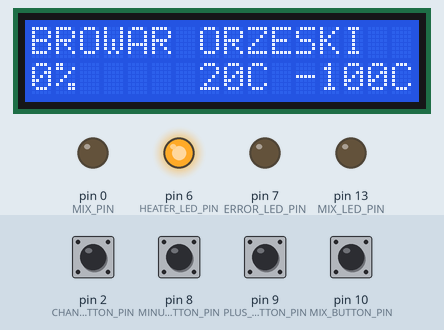
The sketch below on a simulated Arduino Uno, built with avr-gcc and run on an emulated ATmega328P. On the bench: 16×2 character LCD, output pins drawn as LEDs (lit = HIGH). Dashed ring = blinking. Inputs (shaded band) come from the test bench; at power-on: pin 2 (CHANGE_BUTTON_PIN), pin 8 (MINUS_BUTTON_PIN), pin 9 (PLUS_BUTTON_PIN), pin 10 (MIX_BUTTON_PIN) HIGH.

Above: at 1.2 s.
1.3 s: pin 10 (MIX_BUTTON_PIN) pulled LOW for 1 s
At 1.6 s:
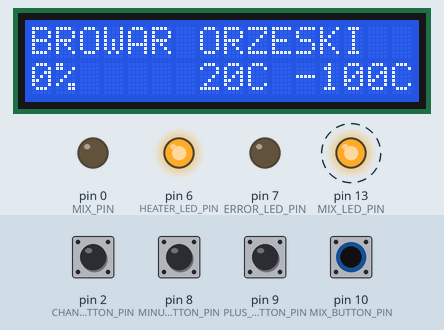
3.8 s: pin 8 (MINUS_BUTTON_PIN) pulled LOW for 1 s
At 5.9 s:
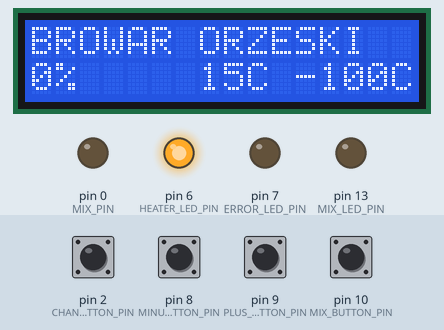
6.3 s: pin 8 (MINUS_BUTTON_PIN) pulled LOW for 0.25 s
At 7.4 s:
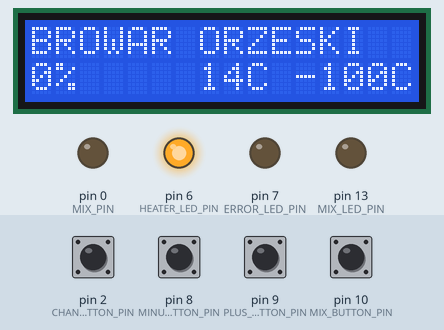
8.0 s: pin 10 (MIX_BUTTON_PIN) pulled LOW for 0.25 s
At 8.9 s:
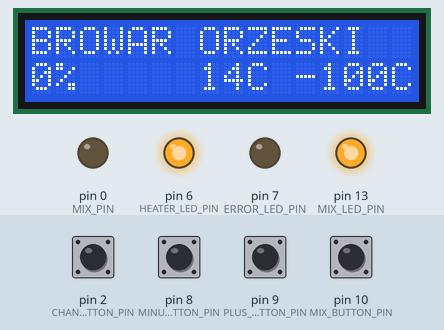
9.7 s: pin 9 (PLUS_BUTTON_PIN) pulled LOW for 0.25 s
At 10.7 s:
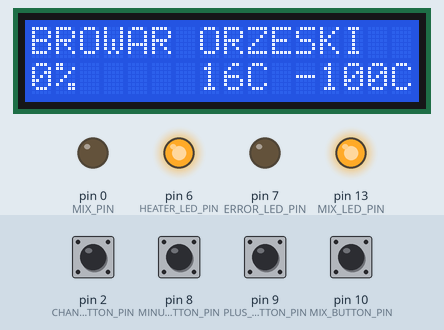
11.4 s: pin 9 (PLUS_BUTTON_PIN) pulled LOW for 1 s
At 13.5 s:
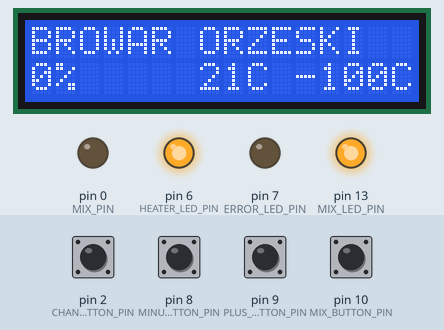
Timing chart, 0 to 14.9 s (numbered marks = the images above; inputs shaded):
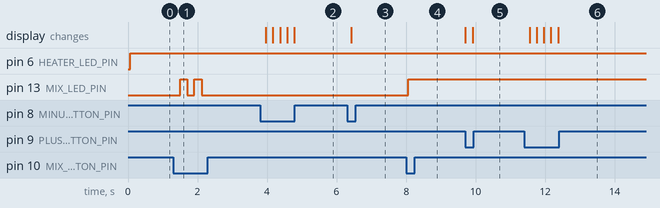

The sketch:

Browar.ino
```cpp
#include <OneWire.h>
#include <DS18B20.h>
#include <LiquidCrystal.h>

//LED
#define HEATER_LED_PIN 6
#define MIX_LED_PIN 13
#define ERROR_LED_PIN 7

//BUTTONS
#define PLUS_BUTTON_PIN 9
#define MINUS_BUTTON_PIN 8
#define MIX_BUTTON_PIN 10
#define CHANGE_BUTTON_PIN 2

//TEMP SENSOR
#define ONEWIRE_PIN 1

//MIXER
#define MIX_PIN 0

//HEATERS
#define HEATER1_PIN 3
#define HEATER2_PIN 4

#define INVALID_TEMPERATURE -100
#define ROUNDF(f, c) (((float)((int)((f) * (c))) / (c)))

#define LOOP_DELAY 200
#define HISTERESIS 0.5f

byte temperatureSensorAddress[8] = { 0x28, 0xFF, 0x32, 0x8f, 0xC0, 0x16, 0x4, 0x78 };
byte temperatureCounter = 0;
float lastTemperature = INVALID_TEMPERATURE;
bool isTemperatureSet = true;
unsigned char requiredTemperature = 20;
bool mixingEnabled = false;
unsigned char mixerSpeed = 0;

OneWire oneWire(ONEWIRE_PIN);
DS18B20 sensors(&oneWire);
LiquidCrystal lcd(A0, A1, A2, A3, A4, A5);

void printTemperature(float temperature) {

	lcd.setCursor(0, 0); //Ustawienie kursora w odpowiednim momencie
	lcd.print("BROWAR ORZESKI");

	lcd.setCursor(11, 1);
	float roundedTemp = ROUNDF(temperature, 10);
	lcd.print(roundedTemp);
	lcd.setCursor(15, 1);
	lcd.print("C");

	lcd.setCursor(7, 1);
	lcd.print(requiredTemperature);
	lcd.print("C");

	lcd.setCursor(0, 1);
	lcd.print(mixerSpeed);
	lcd.print("%");
}

float getCurrentTemperature() {
	if (temperatureCounter > 5 && sensors.available())
	{
		float temperature = sensors.readTemperature(temperatureSensorAddress);
		sensors.request(temperatureSensorAddress);
		temperatureCounter = 0;
		lastTemperature = temperature;
		return temperature;
	}

	temperatureCounter++;
	sensors.request(temperatureSensorAddress);

	return lastTemperature;
}

void turnOnLed(int pinNumber)
{
	digitalWrite(pinNumber, HIGH);
}

void turnOffLed(int pinNumber) {
	digitalWrite(pinNumber, LOW);
}

void turnOnMixer() {
	analogWrite(100, MIX_PIN);
}

void turnOffMixer() {
	analogWrite(0, MIX_PIN);
}

void turnOnHeater() {
	digitalWrite(HEATER_LED_PIN, HIGH);
	digitalWrite(HEATER1_PIN, HIGH);
	digitalWrite(HEATER2_PIN, HIGH);
}

void turnOffHeater() {
	digitalWrite(HEATER_LED_PIN, LOW);
	digitalWrite(HEATER1_PIN, LOW);
	digitalWrite(HEATER2_PIN, LOW);
}

void handleButtons()
{
	if (digitalRead(MIX_BUTTON_PIN) == LOW)
	{
		mixingEnabled = !mixingEnabled;
	}

	if (digitalRead(PLUS_BUTTON_PIN) == LOW)
	{
		if (isTemperatureSet == true && requiredTemperature < 110)
			requiredTemperature++;
		else if (!isTemperatureSet == true && mixerSpeed <= 95)
			mixerSpeed += 5;
	}

	if (digitalRead(MINUS_BUTTON_PIN) == LOW)
	{
		if (isTemperatureSet == true && requiredTemperature > 10)
			requiredTemperature--;
		else if (!isTemperatureSet == true && mixerSpeed >= 5)
			mixerSpeed -= 5;
	}

	if (digitalRead(CHANGE_BUTTON_PIN) == LOW)
	{
		Serial.println("CHANGE_BUTTON_PIN");
		isTemperatureSet = !isTemperatureSet;
	}
}

void handleMixer()
{
	Serial.println(isTemperatureSet);
	if (mixingEnabled == true)
	{
		turnOnLed(MIX_LED_PIN);
		turnOnMixer();
	}
	else
	{
		turnOffLed(MIX_LED_PIN);
		turnOffMixer();
	}
}

void handleHeater(float currentTemperature) {
	if (currentTemperature < requiredTemperature - HISTERESIS)
	{
		turnOnHeater();
	}
	else if (currentTemperature > requiredTemperature + HISTERESIS)
	{
		turnOffHeater();
	}
}

void setup() {
	pinMode(14, OUTPUT);
	pinMode(15, OUTPUT);
	pinMode(16, OUTPUT);
	pinMode(17, OUTPUT);
	pinMode(18, OUTPUT);
	pinMode(19, OUTPUT);
	pinMode(HEATER_LED_PIN, OUTPUT);
	pinMode(MIX_LED_PIN, OUTPUT);
	pinMode(ERROR_LED_PIN, OUTPUT);
	pinMode(PLUS_BUTTON_PIN, INPUT_PULLUP);
	pinMode(MINUS_BUTTON_PIN, INPUT_PULLUP);
	pinMode(MIX_BUTTON_PIN, INPUT_PULLUP);
	pinMode(CHANGE_BUTTON_PIN, INPUT_PULLUP);
	//Temperature sensor initialization
	sensors.begin();
	sensors.request(temperatureSensorAddress);
	lcd.setCursor(0, 0); //Ustawienie kursora w odpowiednim momencie
	lcd.begin(16, 2);
	lcd.print("BROWAR ORZESKI");
}

void loop()
{
	handleButtons();

	handleMixer();

	float currentTemperature = getCurrentTemperature();
	handleHeater(currentTemperature);
	printTemperature(currentTemperature);
	delay(LOOP_DELAY);
}
```

Measured:
- after the input at 1.3 s, pin 13 (MIX_LED_PIN): alternates HIGH for 0.21 s and LOW for 0.21 s, 4 changes in all, then stays LOW, starting after 0.20 s
- after the input at 3.8 s, the display: first changes after 0.17 s (image 2 shows a later state)
- after the input at 6.3 s, the display: changes after 0.13 s (image 3)
- after the input at 8.0 s, pin 13 (MIX_LED_PIN): LOW → HIGH after 0.06 s
- after the input at 9.7 s, the display: first changes at once (image 5 shows a later state)
- after the input at 11.4 s, the display: first changes after 0.15 s (image 6 shows a later state)
